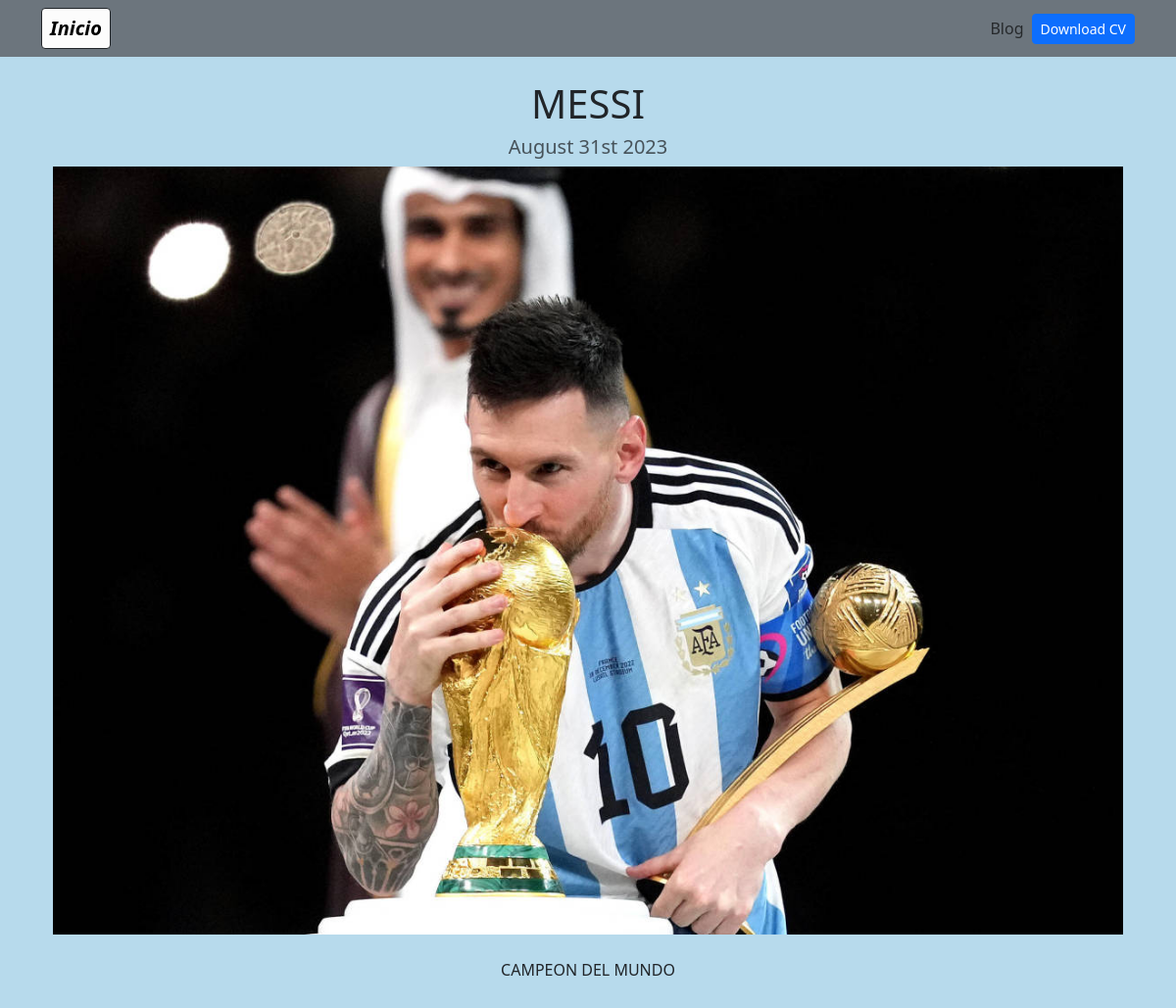
Page /blog/2 on the committed database.
### blog/models.py (models this page shows)
class Post(models.Model):
    title = CharField(max_length=100)
    description = models.TextField()
    image = ImageField(upload_to='blog/images')
    date = models.DateField(datetime.date.today)

### blog/views.py (the view)
# urls.py: path("<int:post_id>", post_detail,
def post_detail(request, post_id):
    post = get_object_or_404(Post, pk=post_id)
    return render(request, "post_detail.html", {"post": post})

### blog/templates/post_detail.html
{% extends 'layout.html' %}
{% block content %}
<div class="text-center">
  <h1>{{post.title}}</h1>
  <h2 class="my-2 h5 text-muted">{{post.date|date:'F jS Y'}}</h2>
  <img src="{{post.image.url}}" alt="{{post.title}}" class="img-fluid">
  <div class="my-4">
  {{post.description|safe}}
  </div>
</div>
{% endblock %}

### portfolio/templates/layout.html (style rules this page uses)
body { background-color: #b7daec; }

### rows in the picture
Post: title "MESSI", date "August 31st 2023", image (picture), description "CAMPEON DEL MUNDO"
